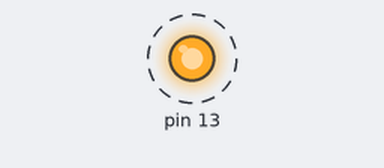
Bench run of a program on a simulated Teensy 4. On the bench: output pins drawn as LEDs (lit = HIGH). Dashed ring = blinking. What the program prints to the serial monitor is not drawn.

Above: at 0.12 s.
Timing chart, 0 to 3.0 s (numbered marks = the images above):
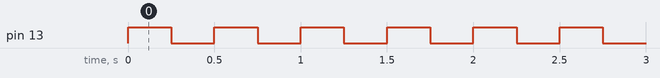

Measured:
- by itself, pin 13: alternates HIGH for 0.25 s and LOW for 0.25 s

The program:

main.cpp
```cpp
// Main controller: blinks the status LED to show the board is running.
// Replace this with your robot's program as you work through the course.

#include <Arduino.h>

#include "RobotConfig.h"

void setup()
{
    Serial.begin(115200);
    pinMode(robot::statusLedPin, OUTPUT);
    Serial.println("Robot starting...");
}

void loop()
{
    digitalWrite(robot::statusLedPin, HIGH);
    delay(250);
    digitalWrite(robot::statusLedPin, LOW);
    delay(250);
}
```
